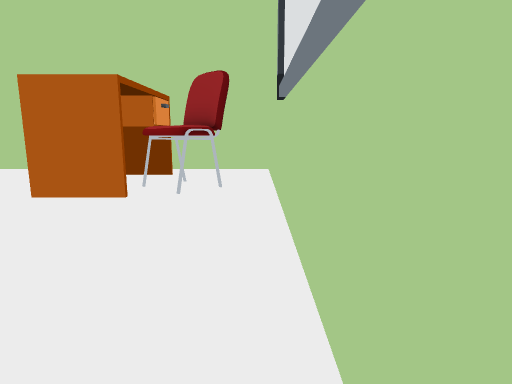
view 1 (above)

22 first-person views from a walk through a level from a Godot 3-D game. The camera is 1.2 m above the floor, tilts 10° down and sees 75° across. The floor is counted in squares, 1 m on a side. Each view is taken from the middle of a square. On the plan, view 1 faces up. The plan holds only what a view shows up to about 14 squares ahead; the rest is blank. Characters and animated objects are not drawn.

view 2
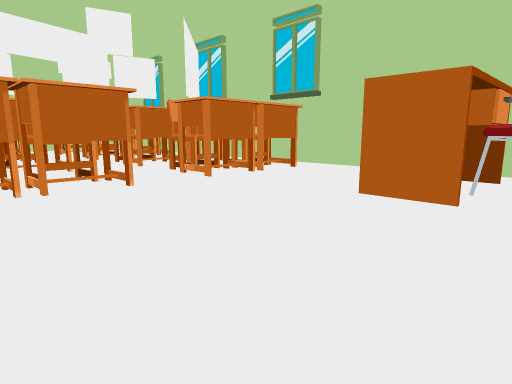

view 3
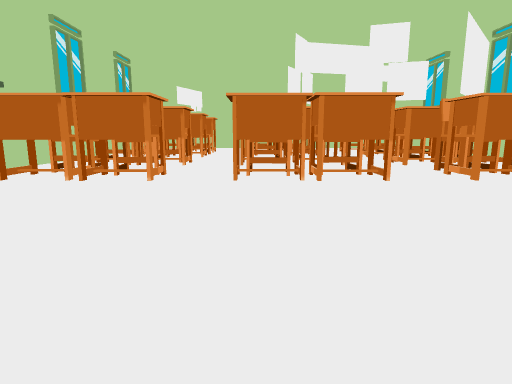

view 4
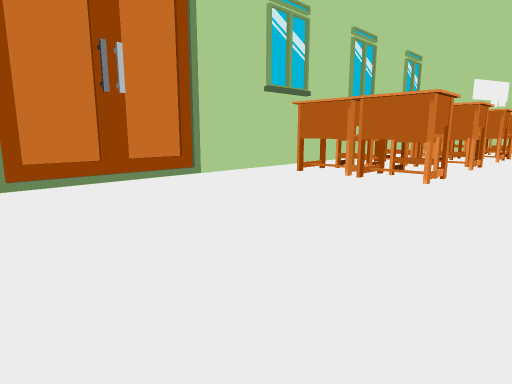

view 5
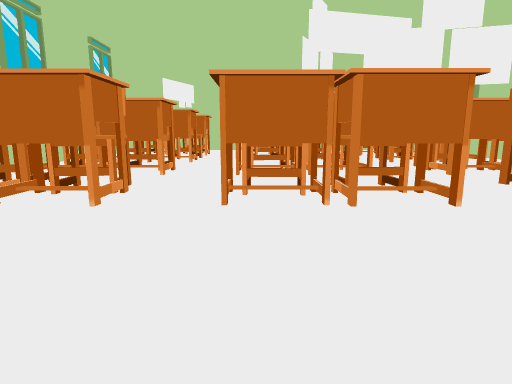

view 6
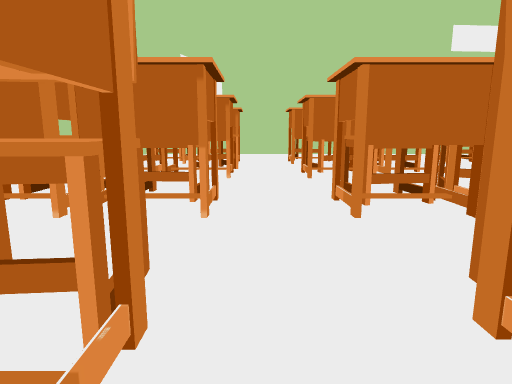

view 7
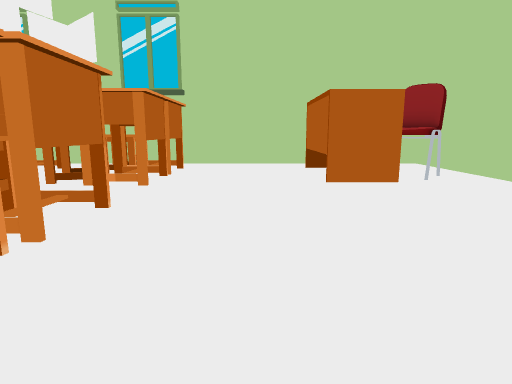

view 8
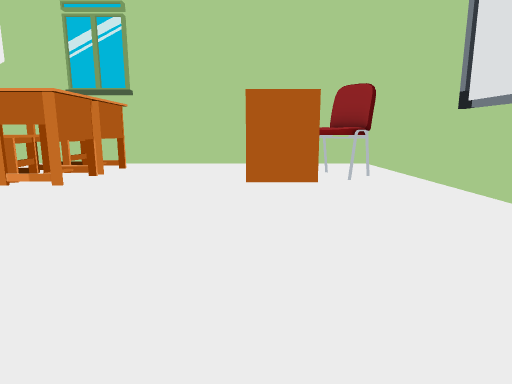

view 9
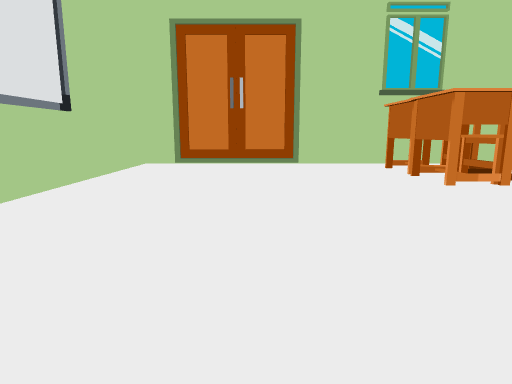

view 10
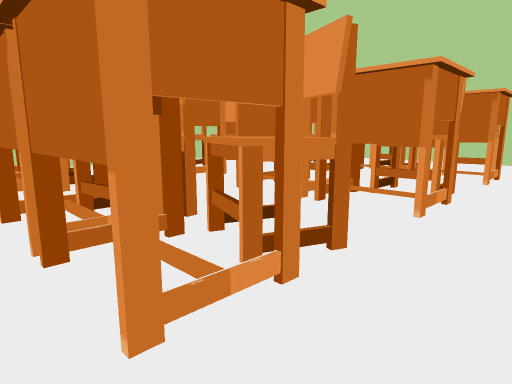

view 11
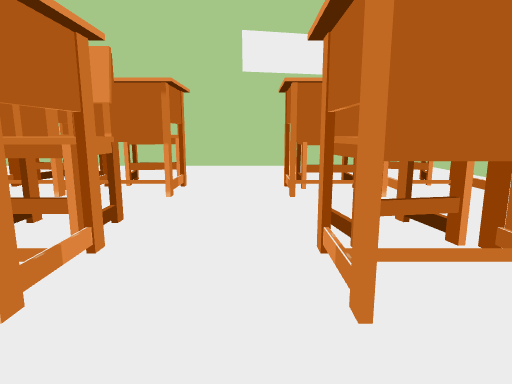

view 12
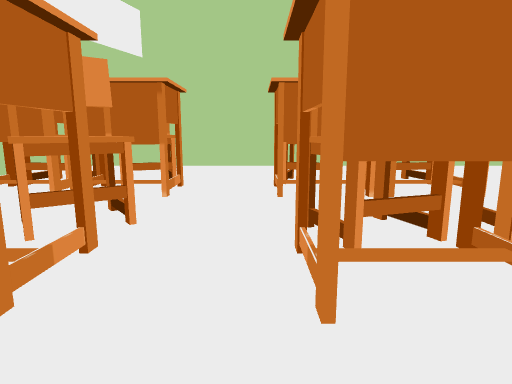

view 13
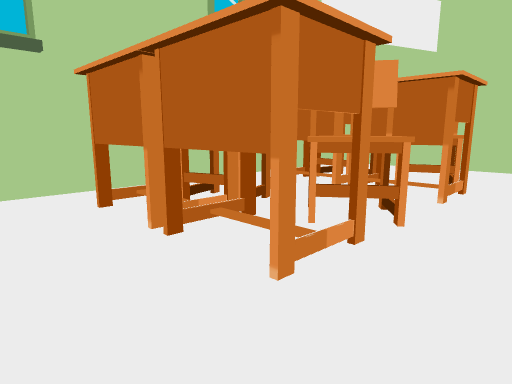

view 14
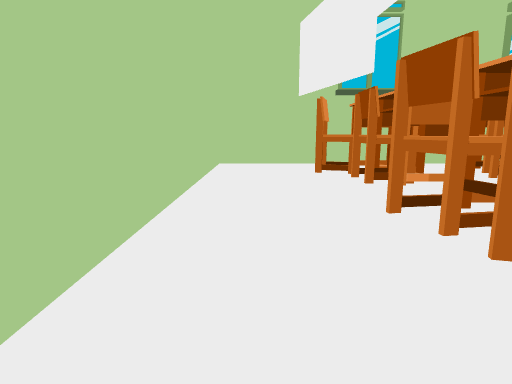

view 15
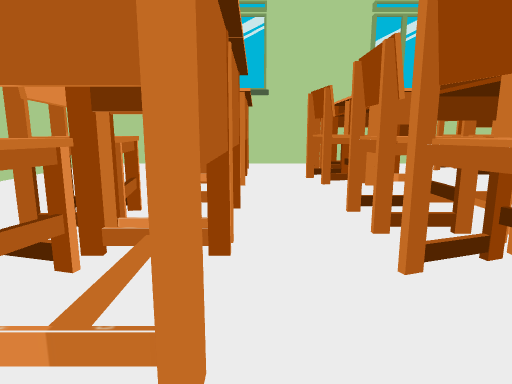

view 16
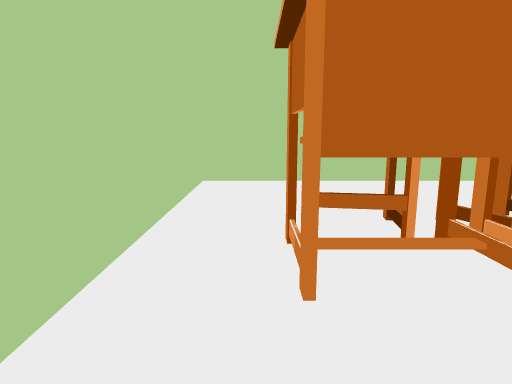

view 17
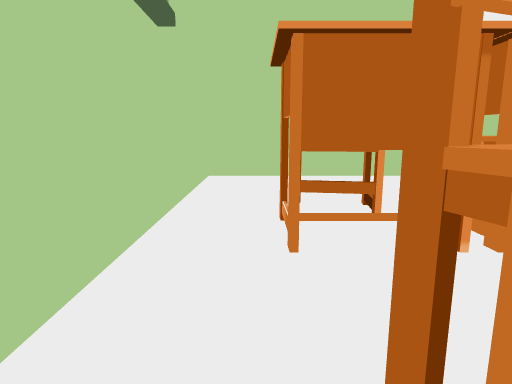

view 18
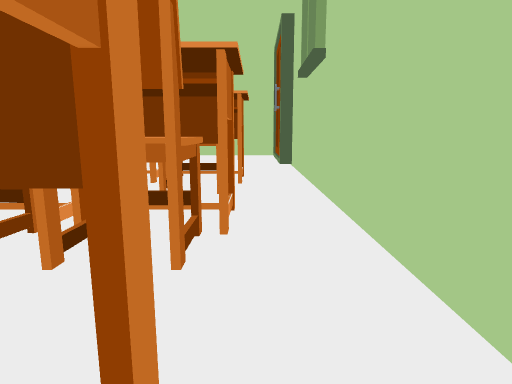

view 19
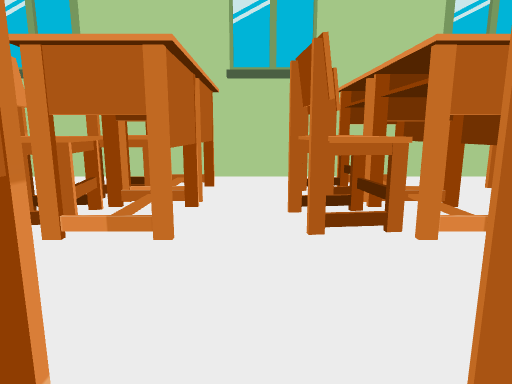

view 20
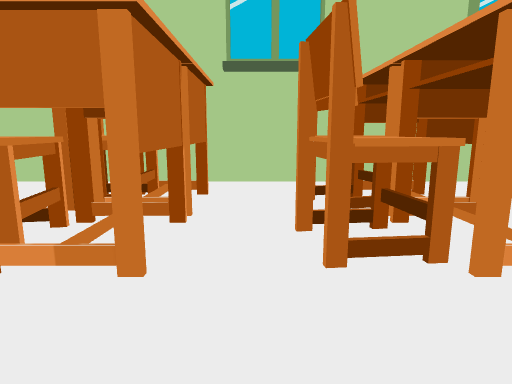

view 21
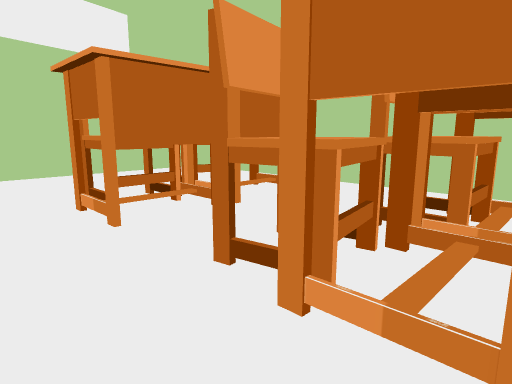

view 22
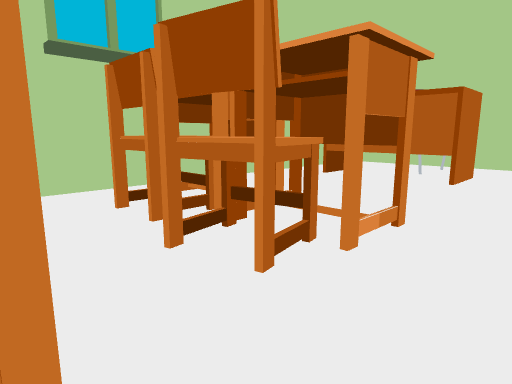

### Floor plan
Key: @ floor where view 1 was taken; # wall or solid block; x gap in a wall; . floor; ^ raised ledge; T thing the floor can be seen under or through; O other object.
Columns run from 28 left of view 1 to 1 right of it. Each row starts with its distance up from view 1.
 12 ##############################
 11 #............................#
 10 #.......................##...#
  9 #...#^#..###.###.###....##...#
  8 #...#^x..###.###.###....##^#.#
  7 #....##..###.###.###....##^^.#
  6 #....##..^##.^##.###....##...#
  5 #............................#
  4 #............................#
  3 #....^#..^##.###..TT.........#
  2 #....##..###.^##..TT.........#
  1 #...#^x..^##.###..TT.........#
  0 #...#^#..^##..##..#T........@#
 -1 #............................#
 -2 #............................#
 -3 #...#^#.O^##.###..##.........#
 -4 #....##..###.###..##.........#
 -5 #....^x..^##.^##.^##.........#
 -6 #....^#..^##.###.^##.........#
 -7 #............................#
 -8 #......................#####.#
 -9 ########################   ###

Positions as (right, up) in squares from view 1, and headings:
1: (0, 0), facing up
2: (-1, 0), facing up-left
3: (0, 0), facing left
4: (0, 0), facing down-left
5: (-3, 0), facing left
6: (-8, -2), facing left
7: (-6, -2), facing up
8: (-4, -2), facing up
9: (-4, 5), facing down
10: (-12, 5), facing down-left
11: (-15, 5), facing left
12: (-15, -1), facing left
13: (-15, -1), facing down-left
14: (-26, -2), facing up
15: (-21, -2), facing up
16: (-19, -7), facing left
17: (-18, -7), facing left
18: (-18, -7), facing right
19: (-16, 2), facing up
20: (-16, 3), facing up
21: (-17, 4), facing up-left
22: (-13, 4), facing up-right
